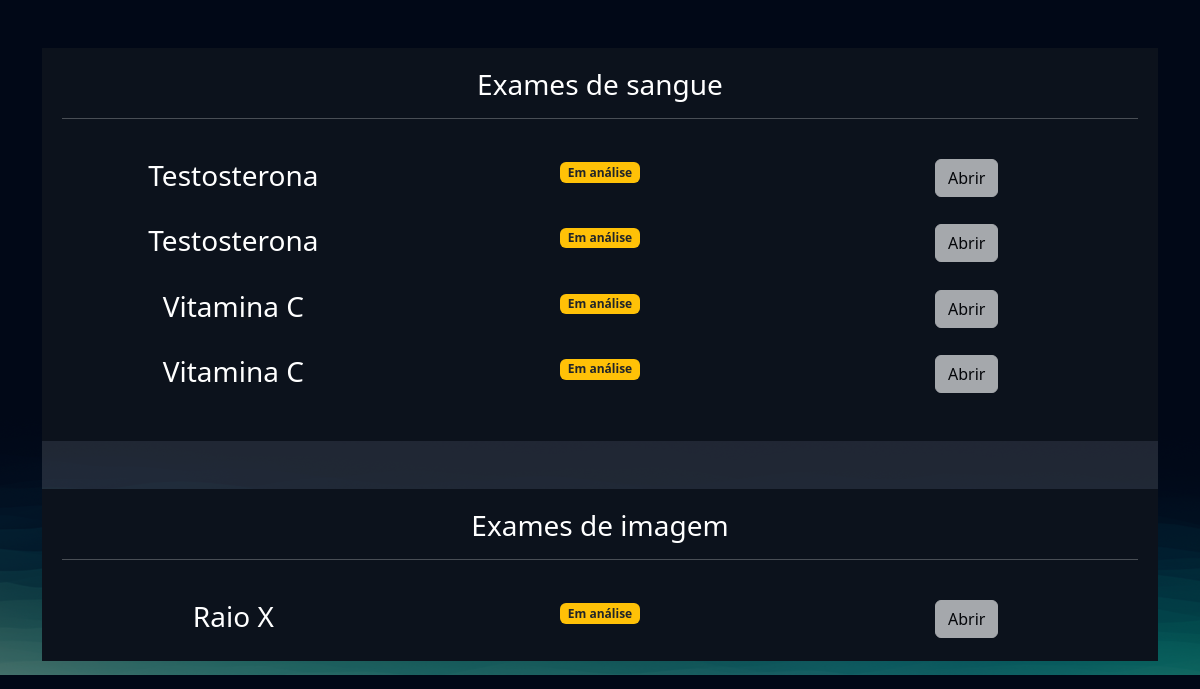
Before: /exames/gerenciar_exames/ (signed in) with the older database file.
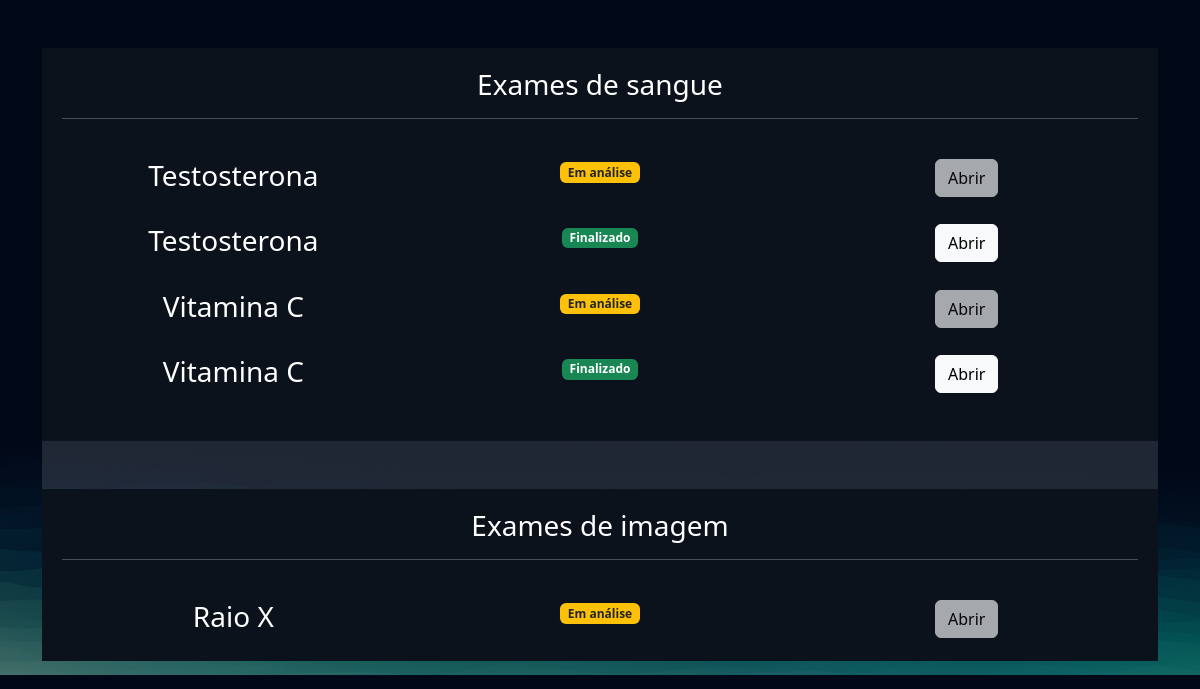
After: the same page with the newer database file.
### exames/models.py (models this page shows, shortened)
class SolicitacaoExame(models.Model):
    choice_status = (
        ('E', 'Em análise'),
        ('F', 'Finalizado')
    )
    usuario = models.ForeignKey(User, on_delete=models.DO_NOTHING)
    exame = models.ForeignKey(TiposExames, on_delete=models.DO_NOTHING)
    status = models.CharField(max_length=2, choices=choice_status)
    resultado = models.FileField(upload_to="resultados", null=True, blank=True)
    requer_senha = models.BooleanField(default=False)
    senha = models.CharField(max_length=6, null=True, blank=True)
    def badge_template(self):
        if self.status == 'E':
            classes_css = 'bg-warning text-dark'
            texto = "Em análise"
        elif self.status == 'F':
            classes_css = 'bg-success'
            texto = "Finalizado"
        return mark_safe(f"<span class='badge bg-primary {classes_css}'>{texto}</span>")

class TiposExames(models.Model):
    tipo_choices = (
        ('I', 'Exame de imagem'),
        ('S', 'Exame de Sangue')
    )
    nome = models.CharField(max_length=50)
    tipo = models.CharField(max_length=2, choices=tipo_choices)
    preco = models.FloatField()
    disponivel = models.BooleanField(default=True)
    horario_inicial = models.IntegerField()
    horario_final = models.IntegerField()

### exames/views.py (the view)
# urls.py: path('gerenciar_exames/', views.gerenciar_exames, name="gerenciar_exames"),
@login_required
def gerenciar_exames(request):
    exames = SolicitacaoExame.objects.filter(usuario=request.user)
    return render(request, 'gerenciar_exames.html', {'exames': exames})

### exames/templates/gerenciar_exames.html (shortened to what this page needs)
{% extends "bases/base.html" %}
{% load static %}
{% block 'head' %}
    <link href="{% static 'exames/css/css.css' %}" rel="stylesheet">
    <link href="{% static 'exames/css/gerenciar_pedidos.css' %}" rel="stylesheet">
    <link href="{% static 'exames/css/gerenciar_exames.css' %}" rel="stylesheet">
{% endblock 'head' %}
{% block 'conteudo' %}
    <br>
    <br>
    <div class="container">
        <div class="card card-view">
            <div class="sub-card">
                <h3>Exames de sangue</h3>
                <hr>
                <br>
                {% for exame in exames  %}
                    {% if  exame.exame.tipo == 'S'%}
                        <div class="row">
                            <div class="col-md"><h3>{{exame.exame.nome}}</h3></div>
                            <div class="col-md">{{exame.badge_template}}</div>
                            <div class="col-md">
                                {% if exame.status == 'F' %}
                                    <a href="{% url "permitir_abrir_exame" exame.id %}" class="btn btn-light">Abrir</a>
                                {% else %}
                                    <a href="#" class="btn btn-light disabled">Abrir</a>
                                {% endif %}
                            </div>
                        </div>
                        <br>
                    {% endif %}
                {% endfor %}
            </div>
            <br>
            <br>
            <div class="sub-card">
                <h3>Exames de imagem</h3>
                <hr>
                <br>
                {% for exame in exames  %}
                    {% if  exame.exame.tipo == 'I'%}
                        <div class="row">
                            <div class="col-md"><h3>{{exame.exame.nome}}</h3></div>
                            <div class="col-md">{{exame.badge_template}}</div>
                            <div class="col-md">
                                {% if exame.status == 'F' %}
                                    <a href="{% url "permitir_abrir_exame" exame.id %}" class="btn btn-light">Abrir</a>
                                {% else %}
                                    <a href="#" class="btn btn-light disabled">Abrir</a>
                                {% endif %}
                        </div>
                        <br>
                    {% endif %}
                {% endfor %}
            </div>
        </div>
    </div>
{% endblock 'conteudo' %}

Changed rows visible on the page:
changed SolicitacaoExame (number 2 of 5 on the later page): status "E" → "F" (drawn); badge_template "Em análise" → "Finalizado"
changed SolicitacaoExame (number 4 of 5 on the later page): status "E" → "F" (drawn); badge_template "Em análise" → "Finalizado"
